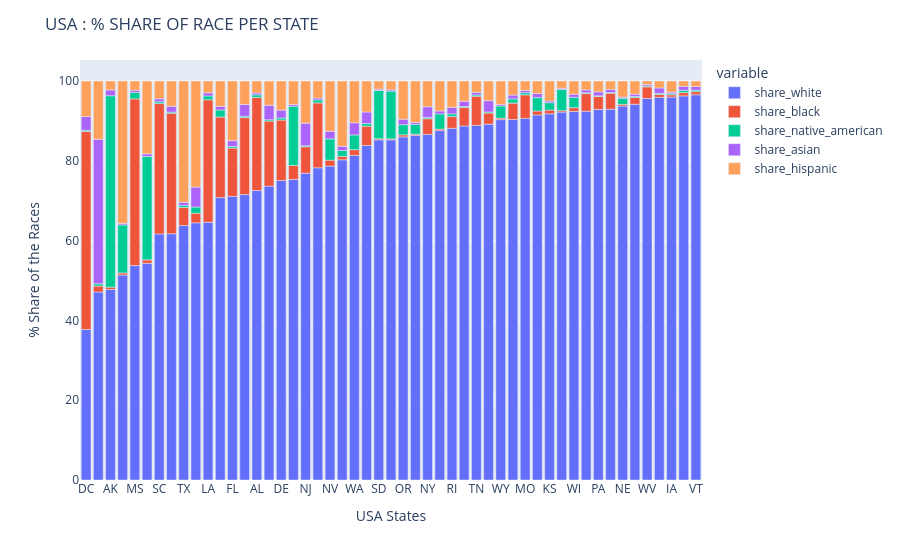

The code cell stored with this chart in its notebook:
### Code cell
fig = px.bar(df_share_race_per_state)

# Add figure title
fig.update_layout(
    title_text="USA : % SHARE OF RACE PER STATE"
)

# Set x-axis title
fig.update_xaxes(title_text="USA States")

# Set y-axes titles
fig.update_yaxes(title_text="% Share of the Races")

fig.show()

### Figure 1 — Plotly figure (JSON) as saved in the notebook; plotly's stock layout.template omitted (floating-point values rounded to 4 significant figures)
{"data": [{"hovertemplate": "variable=share_white<br>Geographic area=%{x}<br>value=%{y}<extra></extra>", "legendgroup": "share_white", "marker": {"color": "#636efa", "pattern": {"shape": ""}}, "name": "share_white", "orientation": "v", "showlegend": true, "textposition": "auto", "type": "bar", "x": ["DC", "HI", "AK", "NM", "MS", "AZ", "SC", "GA", "TX", "CA", "LA", "NC", "FL", "MD", "AL", "VA", "DE", "OK", "NJ", "AR", "NV", "CO", "WA", "CT", "SD", "MT", "OR", "ID", "NY", "UT", "RI", "IL", "TN", "MA", "WY", "MI", "MO", "MN", "KS", "ND", "WI", "KY", "PA", "OH", "NE", "IN", "WV", "NH", "IA", "ME", "VT"], "xaxis": "x", "y": [37.71, 47.1, 47.74, 51.37, 53.74, 54.31, 61.67, 61.71, 63.77, 64.45, 64.61, 70.78, 71.1, 71.52, 72.54, 73.66, 75.06, 75.33, 76.9, 78.25, 78.67, 80.25, 81.37, 83.83, 85.25, 85.26, 85.99, 86.38, 86.63, 87.58, 88.13, 88.73, 88.89, 89.19, 90.32, 90.34, 90.64, 91.49, 91.77, 92.2, 92.38, 92.42, 92.88, 92.93, 93.72, 94.17, 95.61, 95.9, 95.98, 96.27, 96.55], "yaxis": "y"}, {"hovertemplate": "variable=share_black<br>Geographic area=%{x}<br>value=%{y}<extra></extra>", "legendgroup": "share_black", "marker": {"color": "#EF553B", "pattern": {"shape": ""}}, "name": "share_black", "orientation": "v", "showlegend": true, "textposition": "auto", "type": "bar", "x": ["DC", "HI", "AK", "NM", "MS", "AZ", "SC", "GA", "TX", "CA", "LA", "NC", "FL", "MD", "AL", "VA", "DE", "OK", "NJ", "AR", "NV", "CO", "WA", "CT", "SD", "MT", "OR", "ID", "NY", "UT", "RI", "IL", "TN", "MA", "WY", "MI", "MO", "MN", "KS", "ND", "WI", "KY", "PA", "OH", "NE", "IN", "WV", "NH", "IA", "ME", "VT"], "xaxis": "x", "y": [49.66, 1.512, 0.5933, 0.5238, 41.79, 0.8651, 32.67, 30.2, 4.54, 2.414, 30.68, 20.19, 12.08, 19.3, 23.33, 16.3, 15.15, 3.488, 6.631, 16.26, 1.498, 0.8391, 1.409, 4.86, 0.2915, 0.2287, 0.5196, 0.2871, 3.906, 0.3769, 2.952, 4.62, 7.298, 2.787, 0.3906, 4.109, 5.892, 0.9973, 0.9482, 0.357, 0.9314, 4.43, 3.257, 3.965, 0.4161, 1.677, 2.933, 0.7173, 0.5593, 0.8248, 0.776], "yaxis": "y"}, {"hovertemplate": "variable=share_native_american<br>Geographic area=%{x}<br>value=%{y}<extra></extra>", "legendgroup": "share_native_american", "marker": {"color": "#00cc96", "pattern": {"shape": ""}}, "name": "share_native_american", "orientation": "v", "showlegend": true, "textposition": "auto", "type": "bar", "x": ["DC", "HI", "AK", "NM", "MS", "AZ", "SC", "GA", "TX", "CA", "LA", "NC", "FL", "MD", "AL", "VA", "DE", "OK", "NJ", "AR", "NV", "CO", "WA", "CT", "SD", "MT", "OR", "ID", "NY", "UT", "RI", "IL", "TN", "MA", "WY", "MI", "MO", "MN", "KS", "ND", "WI", "KY", "PA", "OH", "NE", "IN", "WV", "NH", "IA", "ME", "VT"], "xaxis": "x", "y": [0.2938, 0.5478, 47.97, 12.05, 1.613, 25.91, 0.4605, 0.2961, 0.5087, 1.545, 0.9543, 1.77, 0.4116, 0.3381, 0.6597, 0.338, 0.5155, 14.86, 0.2444, 0.7579, 5.329, 1.486, 3.705, 0.6393, 12.09, 11.98, 2.54, 2.455, 0.3522, 3.789, 0.6624, 0.2571, 0.3164, 0.2648, 3.026, 1.073, 0.5455, 3.352, 1.849, 5.325, 2.604, 0.2105, 0.1609, 0.2153, 1.543, 0.2739, 0.2015, 0.2882, 0.2693, 0.5483, 0.3724], "yaxis": "y"}, {"hovertemplate": "variable=share_asian<br>Geographic area=%{x}<br>value=%{y}<extra></extra>", "legendgroup": "share_asian", "marker": {"color": "#ab63fa", "pattern": {"shape": ""}}, "name": "share_asian", "orientation": "v", "showlegend": true, "textposition": "auto", "type": "bar", "x": ["DC", "HI", "AK", "NM", "MS", "AZ", "SC", "GA", "TX", "CA", "LA", "NC", "FL", "MD", "AL", "VA", "DE", "OK", "NJ", "AR", "NV", "CO", "WA", "CT", "SD", "MT", "OR", "ID", "NY", "UT", "RI", "IL", "TN", "MA", "WY", "MI", "MO", "MN", "KS", "ND", "WI", "KY", "PA", "OH", "NE", "IN", "WV", "NH", "IA", "ME", "VT"], "xaxis": "x", "y": [3.428, 36.21, 1.452, 0.3878, 0.5455, 0.6585, 0.7364, 1.47, 0.7835, 4.994, 0.784, 0.9167, 1.461, 2.956, 0.48, 3.623, 1.969, 0.4405, 5.651, 0.4759, 1.918, 1.056, 3.037, 2.91, 0.3196, 0.3219, 1.357, 0.4743, 2.651, 0.7548, 1.668, 1.313, 0.6369, 2.838, 0.3809, 0.9507, 0.5511, 1.022, 0.4209, 0.2932, 0.7858, 0.7125, 0.985, 0.7525, 0.2888, 0.5828, 0.3432, 1.346, 0.3978, 1.038, 0.9165], "yaxis": "y"}, {"hovertemplate": "variable=share_hispanic<br>Geographic area=%{x}<br>value=%{y}<extra></extra>", "legendgroup": "share_hispanic", "marker": {"color": "#FFA15A", "pattern": {"shape": ""}}, "name": "share_hispanic", "orientation": "v", "showlegend": true, "textposition": "auto", "type": "bar", "x": ["DC", "HI", "AK", "NM", "MS", "AZ", "SC", "GA", "TX", "CA", "LA", "NC", "FL", "MD", "AL", "VA", "DE", "OK", "NJ", "AR", "NV", "CO", "WA", "CT", "SD", "MT", "OR", "ID", "NY", "UT", "RI", "IL", "TN", "MA", "WY", "MI", "MO", "MN", "KS", "ND", "WI", "KY", "PA", "OH", "NE", "IN", "WV", "NH", "IA", "ME", "VT"], "xaxis": "x", "y": [8.913, 14.62, 2.248, 35.68, 2.319, 18.26, 4.454, 6.325, 30.4, 26.59, 2.967, 6.346, 14.94, 5.882, 2.982, 6.076, 7.302, 5.884, 10.57, 4.262, 12.59, 16.37, 10.48, 7.764, 2.047, 2.212, 9.594, 10.4, 6.461, 7.503, 6.586, 5.078, 2.854, 4.92, 5.884, 3.523, 2.37, 3.143, 5.007, 1.821, 3.302, 2.23, 2.721, 2.133, 4.027, 3.295, 0.9097, 1.749, 2.798, 1.321, 1.39], "yaxis": "y"}], "layout": {"barmode": "relative", "legend": {"title": {"text": "variable"}, "tracegroupgap": 0}, "margin": {"t": 60}, "title": {"text": "USA : % SHARE OF RACE PER STATE"}, "xaxis": {"anchor": "y", "domain": [0, 1], "title": {"text": "USA States"}}, "yaxis": {"anchor": "x", "domain": [0, 1], "title": {"text": "% Share of the Races"}}}}
